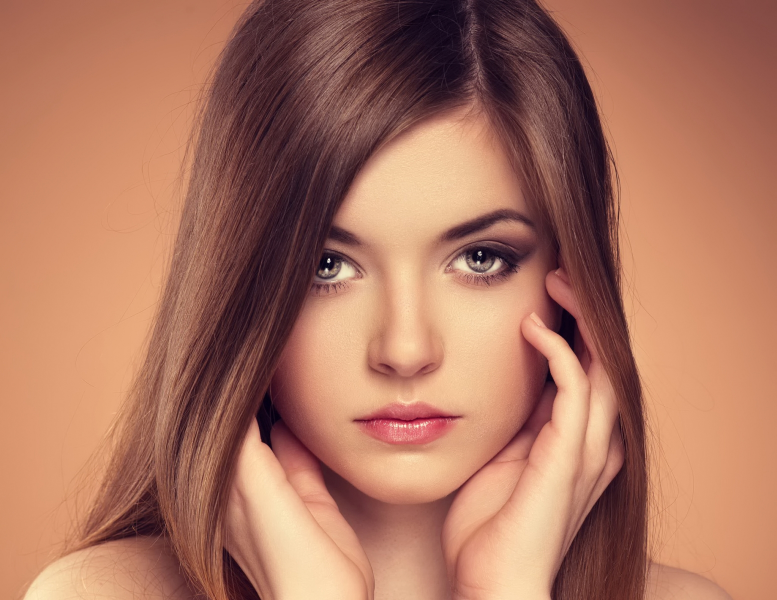
#> input picture Assets/R.png, 1554 x 1200 px, given in place of video, which was not available (shown at 1/2 size)
$ python Test_George_CamShift_and_subtrctBG_01.py   (older library calls are emulated)
#> lines starting #> are read from the running program, lines starting #| are printed output that depends on the picture; after the words box and inside, x2 and y2 are one past the last pixel; in counts of white or black regions, pixels touching at a corner belong together; pictures that were not available may be replaced by others from this repository, and a replacement may not be noted
import cv2 as cv
import numpy as np
import os
import math
import time
from pynput.mouse import Button, Controller


def nothing(x):
    pass


def histogram(firstFrame, r, h, c, w):
    # roi = firstFrame[r:r+h, c:c+w]
    hsv_roi = cv.cvtColor(firstFrame, cv.COLOR_BGR2HSV)
    hl, hu, sl, su, vl, vu = setMask()
    low = np.array([hl, sl, vl])
    up = np.array([hu, su, vu])
    mask = cv.inRange(hsv_roi, low, up)
    hist = cv.calcHist([hsv_roi], [0], mask, [180], [0, 180])
    cv.normalize(hist, hist, 0, 255, cv.NORM_MINMAX)

    return [hist]


def setMask():
    cv.namedWindow("Settings")
    cv.resizeWindow("Settings", 640, 250)

    cv.createTrackbar("H Low", "Settings", 0, 180, nothing)
    cv.createTrackbar("H Up", "Settings", 0, 180, nothing)
    cv.createTrackbar("S Low", "Settings", 0, 255, nothing)
    cv.createTrackbar("S Up", "Settings", 0, 255, nothing)
    cv.createTrackbar("V Low", "Settings", 0, 255, nothing)
    cv.createTrackbar("V Up", "Settings", 0, 255, nothing)

    cv.setTrackbarPos("H Low", "Settings", 0)
    cv.setTrackbarPos("H Up", "Settings", 180)
    cv.setTrackbarPos("S Low", "Settings", 0)
    cv.setTrackbarPos("S Up", "Settings", 255)
    cv.setTrackbarPos("V Low", "Settings", 0)
    cv.setTrackbarPos("V Up", "Settings", 255)

    while (1):
        _, frame = cap.read()
        frame = cv.flip(frame, 1)
        cv.rectangle(frame, (380, 0), (635, 475), (0, 255, 0), 1)
        roi = frame[0:475, 380:635]
        hsv = cv.cvtColor(roi, cv.COLOR_BGR2HSV)

        hl = cv.getTrackbarPos("H Low", "Settings")
        hu = cv.getTrackbarPos("H Up", "Settings")
        sl = cv.getTrackbarPos("S Low", "Settings")
        su = cv.getTrackbarPos("S Up", "Settings")
        vl = cv.getTrackbarPos("V Low", "Settings")
        vu = cv.getTrackbarPos("V Up", "Settings")

        low = np.array([hl, sl, vl])
        up = np.array([hu, su, vu])

        mask = cv.inRange(hsv, low, up)
        ker = np.ones((5, 5), np.uint8)

        mask = cv.morphologyEx(mask, cv.MORPH_CLOSE, ker)
        mask = cv.dilate(mask, ker, iterations=1)
        mask = cv.morphologyEx(mask, cv.MORPH_OPEN, ker)
        mask = cv.medianBlur(mask, 15)
        res = cv.bitwise_and(roi, roi, mask=mask)

        cv.imshow("Original", frame)
        cv.imshow("Filter", res)

        k = cv.waitKey(1)
        if k & 0xFF == ord("s"):
            break

    cv.destroyAllWindows()

    return hl, hu, sl, su, vl, vu


# [231 lines left out: functions subtractBg, findMaxContour, findFingers, centroid, findFarPoint, recognizeGestures, not called in this run]


cap = cv.VideoCapture('http://192.168.43.1:8080/video')

_, firstFrame = cap.read()
#> firstFrame is the input picture: shape (1200, 1554, 3); mean B, G, R 95.8, 116.9, 172.5
cv.rectangle(firstFrame, (380, 0), (635, 475), (0, 255, 0), 1)
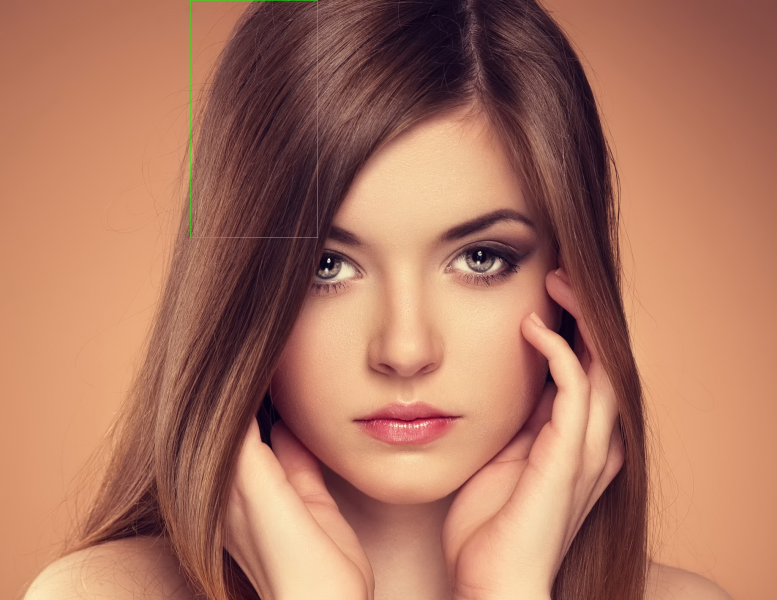
#> firstFrame: shape (1200, 1554, 3) (shown at 1/2 size); 0.08% of pixels changed, all inside (x1, y1, x2, y2) = (380, 0, 636, 476)
roi2 = firstFrame[0:475, 380:635]
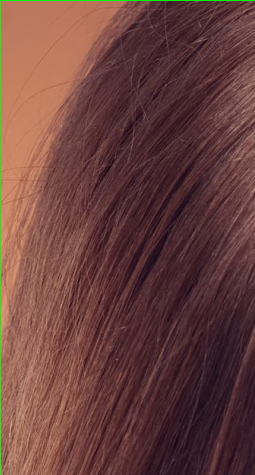
#> roi2: shape (475, 255, 3); mean B, G, R 61.8, 65.7, 106.7
r, h, c, w = 0, 240, 0, 640
track_window = (c, r, w, h)
[hist] = histogram(roi2, r, h, c, w)
#> in histogram, `hsv_roi = cv.cvtColor(firstFrame, cv.COLOR_BGR2HSV)`: hsv_roi: shape (475, 255, 3); mean H, S, V 105.4, 118.2, 108.2
#> in setMask, `frame = cv.flip(frame, 1)`:
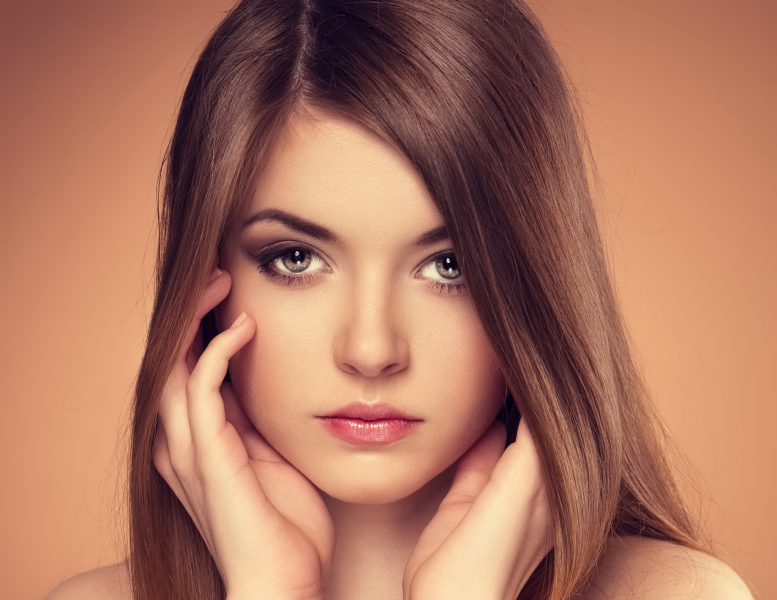
#> frame: shape (1200, 1554, 3) (shown at 1/2 size); mean B, G, R 95.8, 116.9, 172.5
#> in setMask, `cv.rectangle(frame, (380, 0), (635, 475), (0, 255, 0), 1)`:
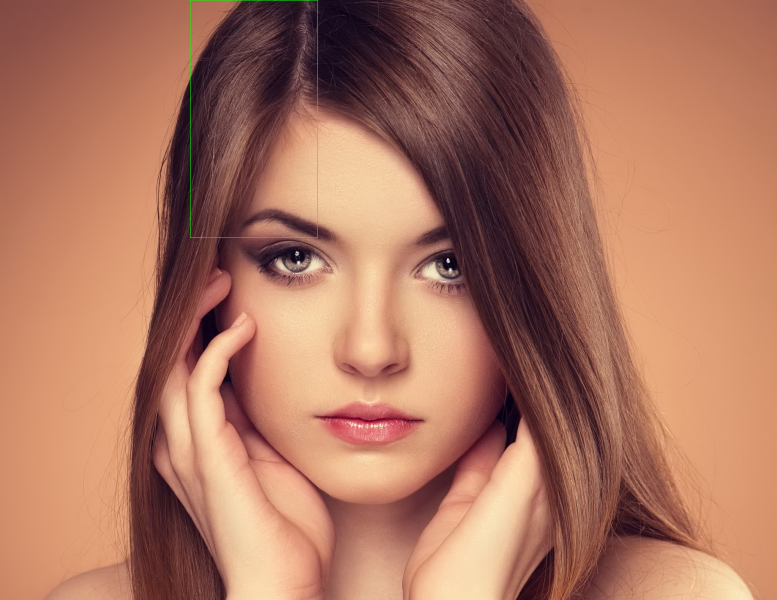
#> frame: shape (1200, 1554, 3) (shown at 1/2 size); 0.08% of pixels changed, all inside (x1, y1, x2, y2) = (380, 0, 636, 476)
#> in setMask, `roi = frame[0:475, 380:635]`:
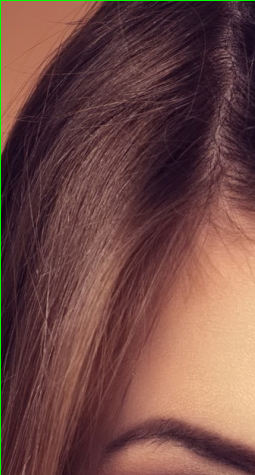
#> roi: shape (475, 255, 3); mean B, G, R 69.2, 73.9, 113.2
#> in setMask, `hsv = cv.cvtColor(roi, cv.COLOR_BGR2HSV)`: hsv: shape (475, 255, 3); mean H, S, V 95.7, 113.4, 114.8
#> in setMask, `mask = cv.inRange(hsv, low, up)`: mask: shape (475, 255); every value is 255
#> (key Esc is pressed here)
term_crit = (cv.TERM_CRITERIA_EPS | cv.TERM_CRITERIA_COUNT, 10, 1)

bgCaptured = False
cv.namedWindow("Value")
cv.resizeWindow("Value", 300, 25)
cv.createTrackbar("Value", "Value", 0, 255, nothing)
cv.setTrackbarPos("Value", "Value", 20)

mouse = Controller()
count = 0
ex = 0

trigger = False
# os.startfile("D:\Program_George\phone_me\Tenorshare\Tenorshare Phone Mirror\PhoneMirror.exe")
img = cv.imread(r'C:\Users\mohamd\Desktop\Photo-Editorusing-Hand-Gestures\Assets\DNA1.png')
# cv.imshow('image_original',img)

while (1):
    # start = time.time()
    ret, frame = cap.read()
    frame = cv.flip(frame, 1)

    cv.rectangle(frame, (380, 0), (635, 475), (0, 255, 0), 1)
    roi3 = frame[0:475, 380:635]

    hsv = cv.cvtColor(roi3, cv.COLOR_BGR2HSV)
    dst = cv.calcBackProject([hsv], [0], hist, [0, 180], 1)
    ret, track_window = cv.CamShift(dst, track_window, term_crit)
    pts = cv.boxPoints(ret)
    pts = np.int0(pts)

    if bgCaptured is True:
        mask = subtractBg(roi3)

        vThresh = cv.getTrackbarPos("Value", "Value")

        ker = np.ones((5, 5), np.uint8)

        img = np.zeros(roi3.shape, np.uint8)
        chanCount = mask.shape[2]
        ignoreColor = (255,) * chanCount
        cv.fillConvexPoly(img, pts, ignoreColor)
        res = cv.bitwise_and(mask, img)

        resMask = cv.dilate(res, ker, iterations=1)
        resMask = cv.morphologyEx(resMask, cv.MORPH_OPEN, ker)
        resMask = cv.medianBlur(resMask, 15)
        resMask = cv.cvtColor(resMask, cv.COLOR_BGR2GRAY)
        _, rThresh = cv.threshold(resMask, vThresh, 255, cv.THRESH_BINARY)

        con, max_con = findMaxContour(rThresh)

        defects, num_def = findFingers(res, max_con)

        cx, cy = centroid(max_con)
        if np.all(con[0] > 0):
            cv.circle(res, (cx, cy), 5, (0, 255, 0), 2)
        else:
            pass

        farthest_point = findFarPoint(res, cx, cy, defects, max_con)

        if trigger is True:
            recognizeGestures(roi3, num_def, count, farthest_point, img)

        cv.imshow("Live", frame)
        cv.imshow("Result", res)
        cv.imshow("Threshold", rThresh)
        cv.imshow("Mask", mask)
        # [4 lines of commented-out code are left out]

    k = cv.waitKey(1)
    if k & 0xFF == 27:
        break
    elif k == ord("c"):
        bgCap = cv.createBackgroundSubtractorMOG2(0, 50)
        bgCaptured = True
    elif k == ord("a"):
        trigger = True

cv.destroyAllWindows()
# os.system("TASKKILL /F /IM PhoneMirror.exe")
cap.release()
